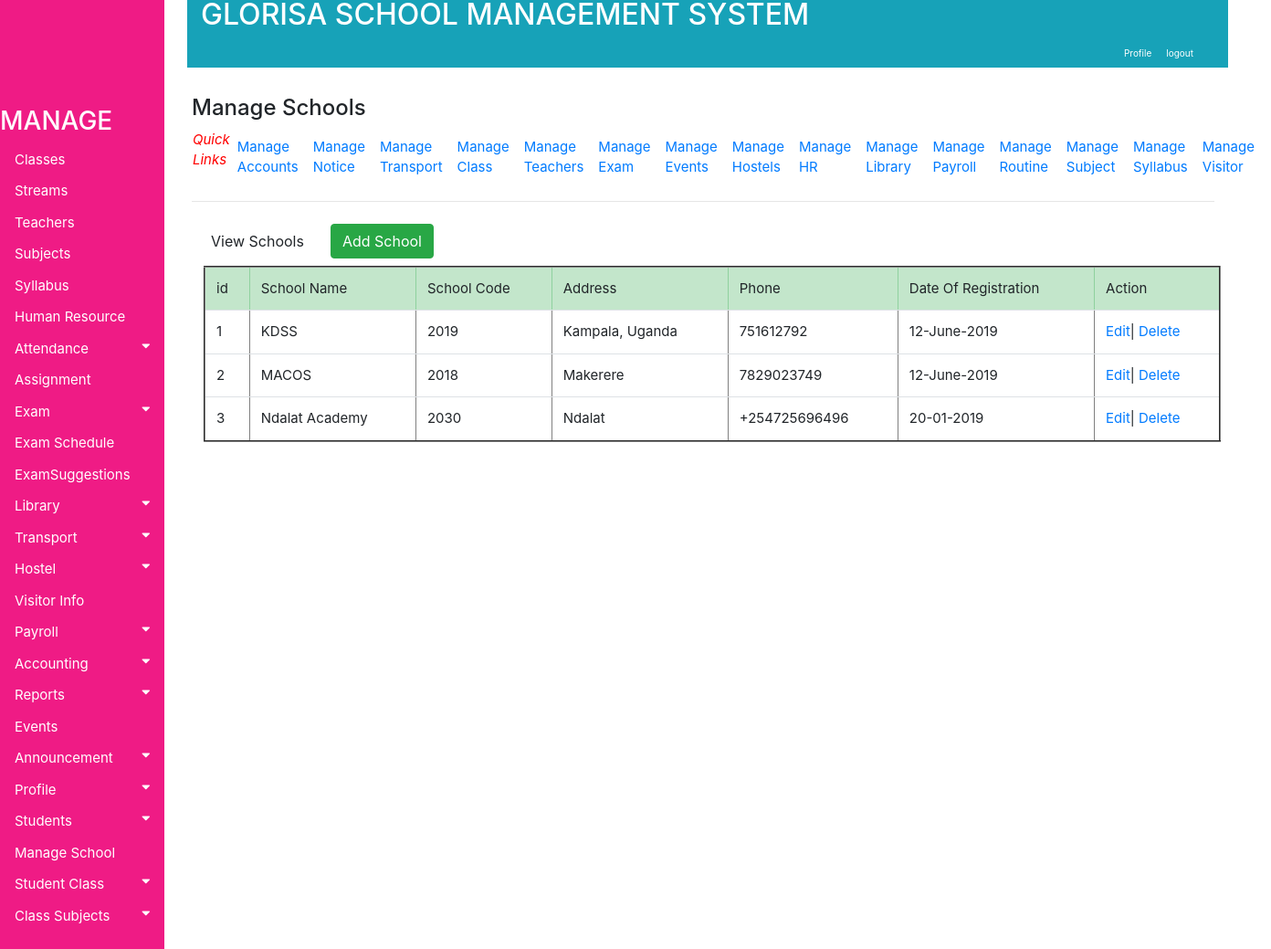
Page /accounts/viewschools (signed in) on the committed database.
### accounts/models.py (models this page shows, shortened)
class School (models.Model):
    SchoolCode=models.CharField(max_length=130)
    SchoolName=models.CharField(max_length=130)
    Address=models.CharField(max_length=130)
    Phone=models.CharField(max_length=130)
    DateOfRegistration=models.CharField(max_length=130)

### accounts/views/views.py (the view)
@login_required
def viewschools(request):
    all_info = School.objects.all()
    context = {'all_info': all_info}
    return render(request, 'accounts/School/viewschools.html', context)

### accounts/templates/accounts/School/viewschools.html
{% extends 'base.html' %}
{% block body %}
<div class="container" style="margin-left: 200px;font-size: 20px; padding: 0px 10px;">
<br><h4>Manage Schools</h4>
<nav class="nav navbar-expand" style="font-size:15px; padding: 1px 1px 1px 1px">
  <ul class="navbar-nav mr-auto">
    <i style="font-size: 15px; color:red;">Quick Links</i>
    <li class="nav-item">
    <a class="nav-link" href="{% url 'viewexpenditure' %}">Manage Accounts</a>
    </li>
    <li class="nav-item">
    <a class="nav-link" href="{% url 'viewnews' %}">Manage Notice</a>
    </li>
    <li class="nav-item">
    <a class="nav-link" href="{% url 'viewvehicle' %}">Manage Transport</a>
    </li>
    <li class="nav-item">
    <a class="nav-link" href="{% url 'viewclassinformation' %}">Manage Class</a>
    </li>
    <li class="nav-item">
    <a class="nav-link" href="{% url 'viewteachers' %}">Manage Teachers</a>
    </li>
    <li class="nav-item">
    <a class="nav-link" href="{% url 'viewexamgrade' %}">Manage Exam</a>
    </li>
    <li class="nav-item">
    <a class="nav-link" href="{% url 'viewevents' %}">Manage Events</a>
    </li>
    <li class="nav-item">
    <a class="nav-link" href="{% url 'viewhostel' %}">Manage Hostels</a>
    </li>
    <li class="nav-item">
    <a class="nav-link" href="{% url 'viewhumanresource' %}">Manage HR</a>
    </li>
    <li class="nav-item">
    <a class="nav-link" href="{% url 'viewlibrarybook' %}">Manage Library</a>
    </li>
    <li class="nav-item">
    <a class="nav-link" href="{% url 'viewsalarygrade' %}">Manage Payroll</a>
    </li>
    <li class="nav-item">
    <a class="nav-link" href="{% url 'viewroutine' %}">Manage Routine</a>
    </li>
    <li class="nav-item">
    <a class="nav-link" href="{% url 'viewsubjects' %}">Manage Subject</a>
    </li>
    <li class="nav-item">
    <a class="nav-link" href="{% url 'viewsyllabus' %}">Manage Syllabus</a>
    </li>
    <li class="nav-item">
    <a class="nav-link" href="{% url 'viewvisitor' %}">Manage Visitor</a>
    </li>
  </ul>
</nav>
<hr style=" margin-top: 1rem;margin-bottom: 1rem;border: 0;
 border-top: 1px solid rgba(0, 0, 0, 0.1);"/>
<nav class="nav navbar-expand" style="float:left">
  <ul class="navbar-nav mr-auto">
    <li class="nav-item">
      <a class="nav-link" href="#"><button class="btn btn-default">View Schools</button></a>
    </li>
    <li class="nav-item">
      <a class="nav-link" href="{% url 'addschool' %}"><button class="btn btn-success">Add School</button></a>
    </li>
  </ul>
</nav>
<br>
<div class="container" style="margin-left:10px; font-size:15px; padding:3px" >
<table class="table table-hover" border="2">
   <thead class="table-success">
    <tr>
         <td>id</td>
         <td>School Name</td>
         <td>School Code</td>
         <td>Address</td>
         <td>Phone</td>
         <td>Date Of Registration</td>
         <td>Action</td>
     </tr>
   </thead>
   <tbody>
     {% if all_info %}
     {% for item in all_info %}
     <tr>
       <td>{{ item.id}}</td>
       <td>{{ item.SchoolName}}</td>
       <td>{{ item.SchoolCode}}</td>
       <td>{{ item.Address}}</td>
       <td>{{ item.Phone}}</td>
       <td>{{ item.DateOfRegistration}}</td>
       <td><a href="{% url 'editschool' pk=item.id %}">Edit</a>|
         <a href="{% url 'deleteschool' pk=item.id %}">Delete</a>
       </td>
        {% endfor %}
     </tr>
     {% endif %}
   </tbody>
</table>
</div>
</div>
{% endblock %}

### accounts/static/css/style.css (style rules this page uses)
.container { margin-left: 200px;font-size: 10px; padding: 0px 10px; }
body { font-family: "Lato", sans-serif; }

### rows in the picture
School: id "1", SchoolName "KDSS", SchoolCode "2019", Address "Kampala, Uganda", Phone "751612792", DateOfRegistration "12-June-2019"
School: id "2", SchoolName "MACOS", SchoolCode "2018", Address "Makerere", Phone "7829023749", DateOfRegistration "12-June-2019"
School: id "3", SchoolName "Ndalat Academy", SchoolCode "2030", Address "Ndalat", Phone "+254725696496", DateOfRegistration "20-01-2019"
